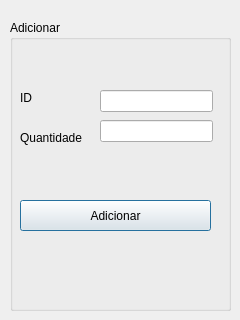
<?xml version="1.0" encoding="UTF-8"?>
<ui version="4.0">
 <class>tela_adicionar</class>
 <widget class="QDialog" name="tela_adicionar">
  <property name="geometry">
   <rect>
    <x>0</x>
    <y>0</y>
    <width>240</width>
    <height>320</height>
   </rect>
  </property>
  <property name="windowTitle">
   <string>Tela de Adicionar</string>
  </property>
  <widget class="QGroupBox" name="groupBox">
   <property name="geometry">
    <rect>
     <x>10</x>
     <y>20</y>
     <width>221</width>
     <height>291</height>
    </rect>
   </property>
   <property name="title">
    <string>Adicionar</string>
   </property>
   <widget class="QLabel" name="label">
    <property name="geometry">
     <rect>
      <x>10</x>
      <y>70</y>
      <width>49</width>
      <height>16</height>
     </rect>
    </property>
    <property name="text">
     <string>ID</string>
    </property>
   </widget>
   <widget class="QLabel" name="label_2">
    <property name="geometry">
     <rect>
      <x>10</x>
      <y>80</y>
      <width>49</width>
      <height>16</height>
     </rect>
    </property>
    <property name="text">
     <string/>
    </property>
   </widget>
   <widget class="QLabel" name="label_4">
    <property name="geometry">
     <rect>
      <x>10</x>
      <y>110</y>
      <width>71</width>
      <height>16</height>
     </rect>
    </property>
    <property name="text">
     <string>Quantidade</string>
    </property>
   </widget>
   <widget class="QLineEdit" name="lineEdit_id_adicionar">
    <property name="geometry">
     <rect>
      <x>90</x>
      <y>70</y>
      <width>113</width>
      <height>22</height>
     </rect>
    </property>
   </widget>
   <widget class="QLineEdit" name="lineEdit_quantidade_adicionar">
    <property name="geometry">
     <rect>
      <x>90</x>
      <y>100</y>
      <width>113</width>
      <height>22</height>
     </rect>
    </property>
   </widget>
   <widget class="QPushButton" name="pushButton_adicionar_quantidade">
    <property name="geometry">
     <rect>
      <x>10</x>
      <y>180</y>
      <width>191</width>
      <height>31</height>
     </rect>
    </property>
    <property name="text">
     <string>Adicionar</string>
    </property>
   </widget>
  </widget>
 </widget>
 <resources/>
 <connections/>
</ui>
